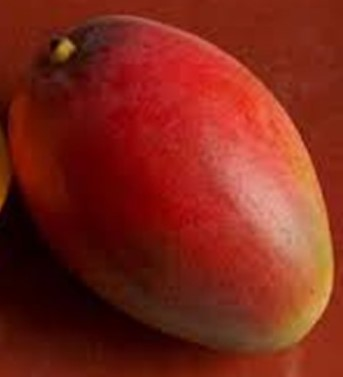
#> input picture dataset/test/1.jpg, 343 x 377 px; its folder holds only this picture in this run
$ jupyter execute --allow-errors testing_trained_model.ipynb   (older library calls are emulated)
#> lines starting #> are read from the running program, lines starting #| are printed output that depends on the picture
[cell 1]
import pickle
import cv2
from sklearn import svm
from scipy.cluster.vq import kmeans, vq
import numpy as np
import pandas as pd
import glob
from skimage.filters import threshold_yen
from skimage.exposure import rescale_intensity
from scipy.stats import skew
from itertools import chain
from skimage.feature import greycomatrix, greycoprops
from sklearn.preprocessing import scale
from sklearn.model_selection import GridSearchCV
from sklearn.model_selection import train_test_split
from sklearn.decomposition import PCA
import matplotlib.pyplot as plt
from sklearn.preprocessing import StandardScaler as sc

[cell 2]
sift = cv2.SIFT_create()
# load the model from disk
filename = 'frut_recognation_model.sav'
#> (the rest of this cell did not finish here and is left out)

[cell 3]
def get_all_glcm_features(gray_scale_img):
    """
    Given a grayscale image with graylevels from 0 - 255, this function returns the contrast
    and the homogeneity features of the image with the help of GLCM
    """
    # Tip: Make sure you understand the input-output of everything you write,
    # not doing that results in bugs that make you believe the lab is long

    #size of co-occ matrix = number of gray levels
    image_array = np.array(gray_scale_img)
    #print('first pixel= ', image_array[0][0])
    coocurrence_matrix = greycomatrix(image_array, [1], [0])
    contrast = greycoprops(coocurrence_matrix, 'contrast')
    homogeneity = greycoprops(coocurrence_matrix, 'homogeneity')
    #mean = greycoprops(coocurrence_matrix, 'mean')
    energy = greycoprops(coocurrence_matrix, 'energy')
    #entropy = greycoprops(coocurrence_matrix, 'entropy')
    #variance = greycoprops(coocurrence_matrix, 'variance')
    correlation = greycoprops(coocurrence_matrix, 'correlation')
    return contrast, homogeneity, energy, correlation

[cell 4]
Test_des_list=[]
Test_hue_arr=[]
Test_data='dataset\\test\\*.jpg'
'''
Apple_training_data='dataset\\Apples\\Test\\*.jpg'
Orange_training_data='dataset\\Oranges\\Test\\*.jpg'
Mango_training_data='dataset\\Mangoes\\Test\\*.jpg'
'''
for file in glob.glob(Test_data):
    img = cv2.imread(file)
#> img is the input picture: shape (377, 343, 3); mean B, G, R 25.7, 38.7, 126.3
    img = cv2.cvtColor(img, cv2.COLOR_BGR2HSV)
#> img: shape (377, 343, 3); mean H, S, V 22.1, 214, 126.3
    img_gray = cv2.cvtColor(img, cv2.COLOR_BGR2GRAY)
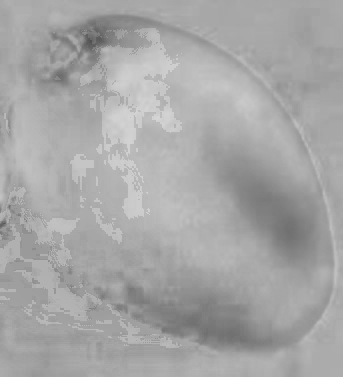
#> img_gray: shape (377, 343); min 81, max 214, mean 165.9
    contrast, homogeneity, energy, correlation= get_all_glcm_features((img_gray * 255).astype(np.uint8))
#> in get_all_glcm_features, `image_array = np.array(gray_scale_img)`:
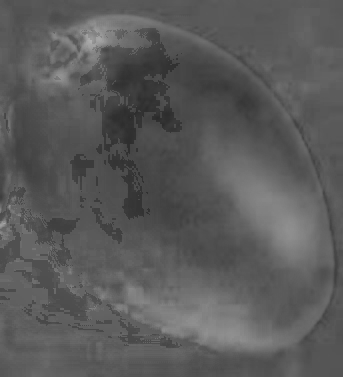
#> image_array: shape (377, 343); min 42, max 175, mean 90.1
#> in get_all_glcm_features, `contrast = greycoprops(coocurrence_matrix, 'contrast')`: contrast = [14.42]
#> in get_all_glcm_features, `homogeneity = greycoprops(coocurrence_matrix, 'homogeneity')`: homogeneity = [0.625]
#> in get_all_glcm_features, `energy = greycoprops(coocurrence_matrix, 'energy')`: energy = [0.0773]
#> in get_all_glcm_features, `correlation = greycoprops(coocurrence_matrix, 'correlation')`: correlation = [0.975]
#> contrast = [14.42]; homogeneity = [0.625]; energy = [0.0773]; correlation = [0.975]
    kpts, des = sift.detectAndCompute(img_gray,None)
#> kpts = 45 keypoints; strongest (x, y, size): (96, 36, 24.7), (9, 206, 2.1), (61, 77, 10.6), (215, 321, 42.3)
    if len(kpts) < 1:
        no_kpts = np.zeros((1, sift.descriptorSize()), np.float32)
        Test_des_list.append((file, no_kpts))
    else:
        Test_des_list.append((file, des))
    h,s,v=cv2.split(img)
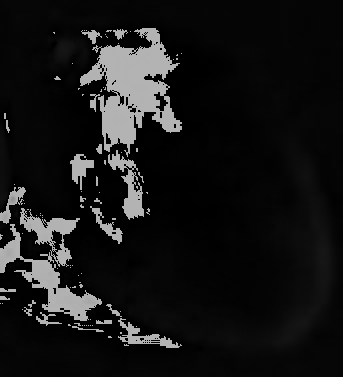
#> h: shape (377, 343); min 0, max 179, mean 22.1
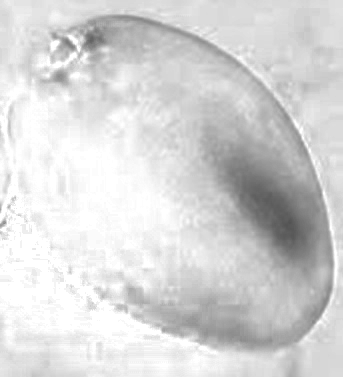
#> s: shape (377, 343); min 83, max 255, mean 214
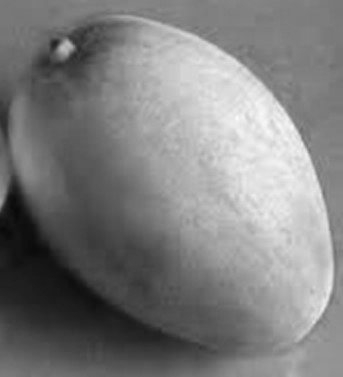
#> v: shape (377, 343); min 8, max 249, mean 126.3
    hue_mean=np.mean(h)  #calculate the mean of hue channel of each image
#> hue_mean = 22.14
    hue_var=np.var(h)
#> hue_var = 2788.7
    flatten_h = list(np.concatenate(h).flat)
#> flatten_h = 129311 items
    hue_skewness=skew(flatten_h)
#> hue_skewness = 2.61
    image_hue_info=[]
    image_hue_info.append(hue_mean)
    image_hue_info.append(hue_var)
    image_hue_info.append(hue_skewness)
    #######################################################################
    image_hue_info.append(contrast[0][0])
    image_hue_info.append(homogeneity[0][0])
    image_hue_info.append(energy[0][0])
    image_hue_info.append(correlation[0][0])
    #########################################################################
    Test_hue_arr.append(image_hue_info)


    # Stack all the descriptors vertically in a numpy array
descriptors = Test_des_list[0][1]
for file, descriptor in Test_des_list[1:]:
    descriptors = np.vstack((descriptors, descriptor))
#> this loop made 0 passes


#kmeans works only on float, so convert integers to float
descriptors_float = descriptors.astype(float)

k = 60  #k means awal 60 clusters
#> (the rest of this cell did not finish here and is left out)

$ run again, on dataset/test/91zGEFngskL._SL1500_.jpg
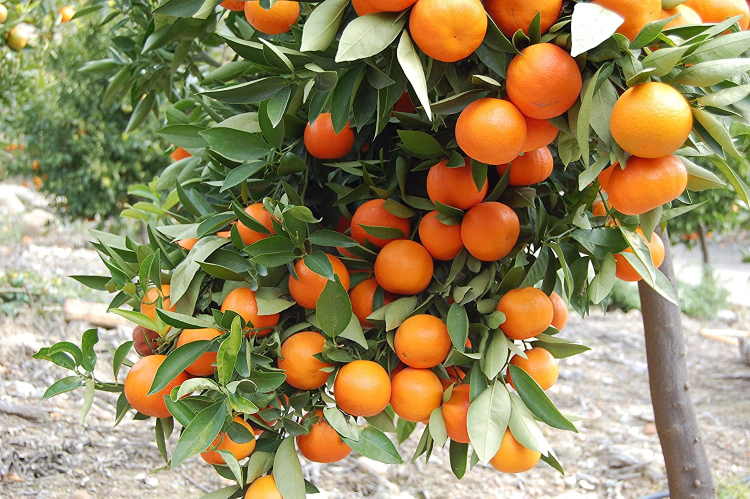
#> input picture dataset/test/91zGEFngskL._SL1500_.jpg, 1500 x 997 px (shown at 1/2 size)
#> img is the input picture: shape (997, 1500, 3); mean B, G, R 96.5, 137.2, 150.6
#> img: shape (997, 1500, 3); mean H, S, V 34.8, 107.6, 159.1
#> in get_all_glcm_features, `contrast = greycoprops(coocurrence_matrix, 'contrast')`: contrast = [90.36]
#> in get_all_glcm_features, `homogeneity = greycoprops(coocurrence_matrix, 'homogeneity')`: homogeneity = [0.363]
#> in get_all_glcm_features, `energy = greycoprops(coocurrence_matrix, 'energy')`: energy = [0.031]
#> in get_all_glcm_features, `correlation = greycoprops(coocurrence_matrix, 'correlation')`: correlation = [0.977]
#> `contrast, homogeneity, energy, correlation= get_all_glcm_features((img..`: contrast = [90.36]; homogeneity = [0.363]; energy = [0.031]; correlation = [0.977]
#> kpts = 5699 keypoints; strongest (x, y, size): (657, 282, 53.8), (1027, 914, 48), (645, 890, 51.4), (1140, 64, 1.9)
#> `h,s,v=cv2.split(img)`:
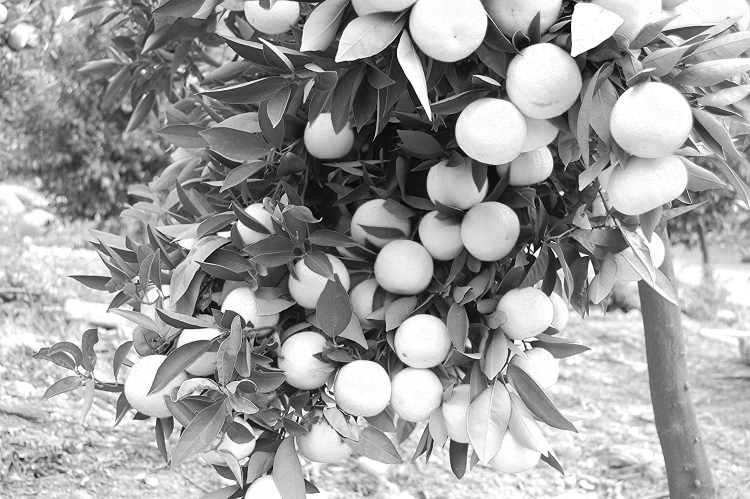
#> v: shape (997, 1500) (shown at 1/2 size); min 0, max 255, mean 159.1
#> hue_mean = 34.78
#> hue_var = 759.5
#> flatten_h = 1495500 items
#> hue_skewness = 2.76
#> `voc, variance = kmeans(descriptors_float, k, 1)`:
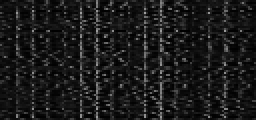
#> voc: shape (60, 128) float64 (shown 2 times larger); min 0.172, max 159, mean 26.6
#> variance = 288.9
#> the loop `for i in range(len(Test_hue_arr)):` made 1 pass
#> Test_all_features = 1 item
#> (printed output is left out)

$ run again, on dataset/test/Bath-apples-in-small-sack-1296x728-header-800x728.jpg
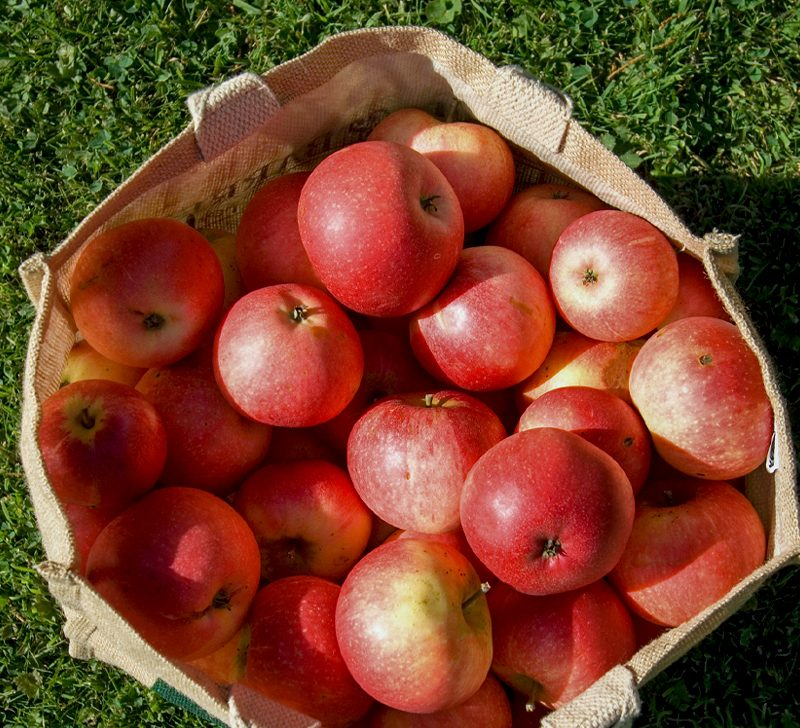
#> input picture dataset/test/Bath-apples-in-small-sack-1296x728-header-800x728.jpg, 800 x 728 px
#> img is the input picture: shape (728, 800, 3); mean B, G, R 44.3, 68.3, 122.8
#> img: shape (728, 800, 3); mean H, S, V 25.4, 184.3, 127.5
#> in get_all_glcm_features, `contrast = greycoprops(coocurrence_matrix, 'contrast')`: contrast = [262.6]
#> in get_all_glcm_features, `homogeneity = greycoprops(coocurrence_matrix, 'homogeneity')`: homogeneity = [0.307]
#> in get_all_glcm_features, `energy = greycoprops(coocurrence_matrix, 'energy')`: energy = [0.0278]
#> in get_all_glcm_features, `correlation = greycoprops(coocurrence_matrix, 'correlation')`: correlation = [0.88]
#> `contrast, homogeneity, energy, correlation= get_all_glcm_features((img..`: contrast = [262.6]; homogeneity = [0.307]; energy = [0.0278]; correlation = [0.88]
#> kpts = 5958 keypoints; strongest (x, y, size): (757, 658, 1.9), (733, 654, 2.2), (710, 649, 2.1), (743, 670, 1.8)
#> `h,s,v=cv2.split(img)`:
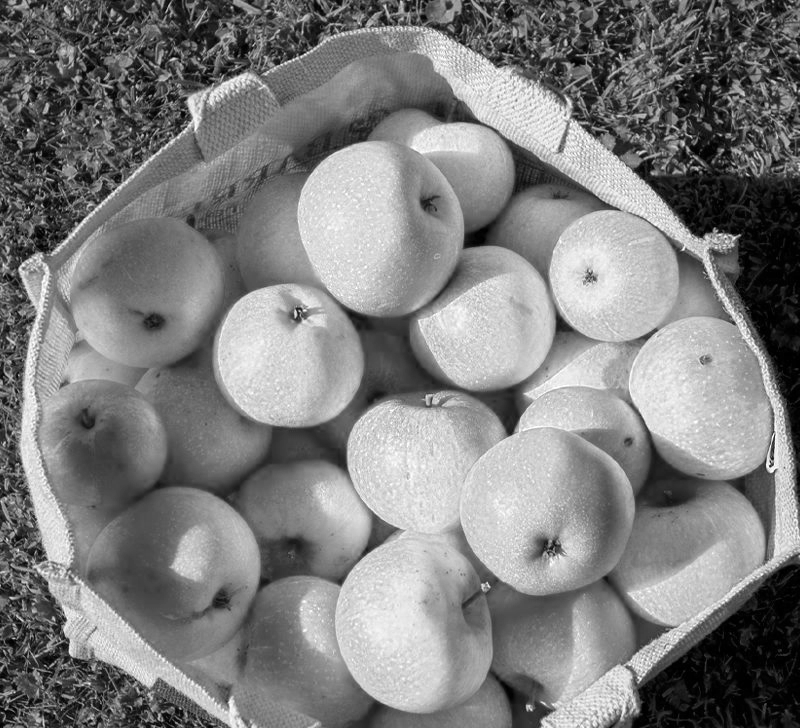
#> v: shape (728, 800); min 0, max 255, mean 127.5
#> hue_mean = 25.36
#> hue_var = 1481.6
#> flatten_h = 582400 items
#> hue_skewness = 2.86
#> `voc, variance = kmeans(descriptors_float, k, 1)`:
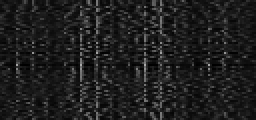
#> voc: shape (60, 128) float64 (shown 2 times larger); min 0.587, max 171, mean 30.5
#> variance = 292.7
#> the loop `for i in range(len(Test_hue_arr)):` made 1 pass
#> Test_all_features = 1 item
#> (printed output is left out)

$ run again, on dataset/test/Hapus_Mango.jpg
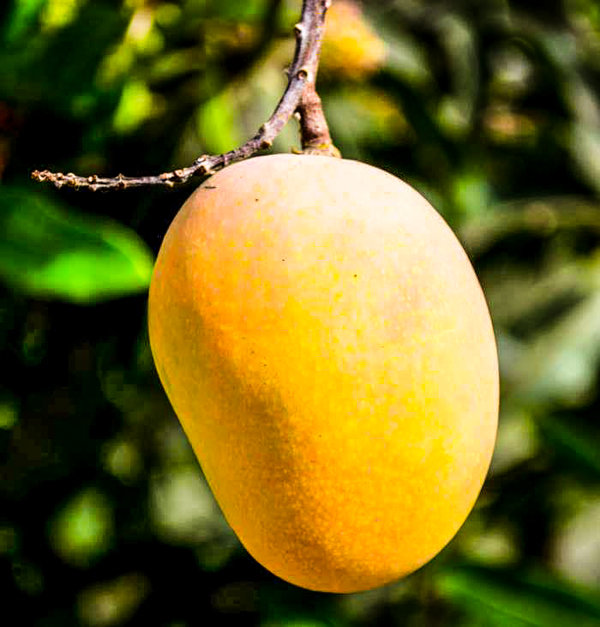
#> input picture dataset/test/Hapus_Mango.jpg, 600 x 627 px
#> img is the input picture: shape (627, 600, 3); mean B, G, R 34.2, 103.3, 112.3
#> img: shape (627, 600, 3); mean H, S, V 32.1, 190.4, 121.1
#> in get_all_glcm_features, `contrast = greycoprops(coocurrence_matrix, 'contrast')`: contrast = [220.5]
#> in get_all_glcm_features, `homogeneity = greycoprops(coocurrence_matrix, 'homogeneity')`: homogeneity = [0.465]
#> in get_all_glcm_features, `energy = greycoprops(coocurrence_matrix, 'energy')`: energy = [0.0762]
#> in get_all_glcm_features, `correlation = greycoprops(coocurrence_matrix, 'correlation')`: correlation = [0.94]
#> `contrast, homogeneity, energy, correlation= get_all_glcm_features((img..`: contrast = [220.5]; homogeneity = [0.465]; energy = [0.0762]; correlation = [0.94]
#> kpts = 1040 keypoints; strongest (x, y, size): (54, 313, 2), (537, 518, 1.9), (81, 585, 1.9), (444, 84, 5.8)
#> `h,s,v=cv2.split(img)`:
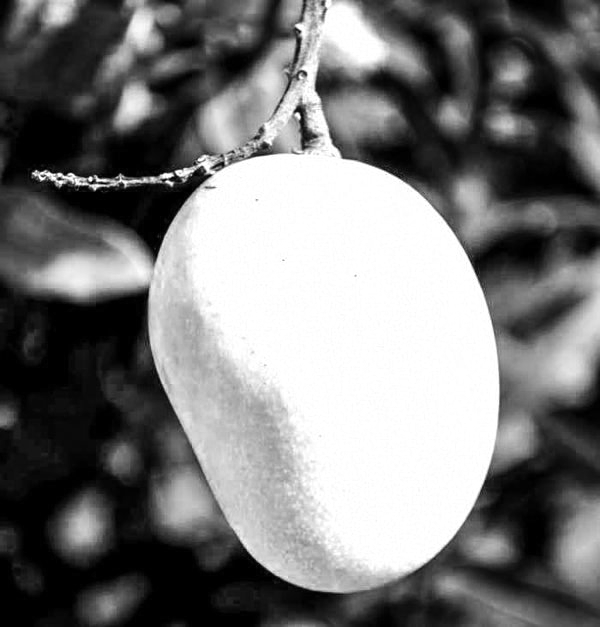
#> v: shape (627, 600); min 0, max 255, mean 121.1
#> hue_mean = 32.13
#> hue_var = 385.1
#> flatten_h = 376200 items
#> hue_skewness = 2.13
#> `voc, variance = kmeans(descriptors_float, k, 1)`:
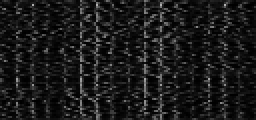
#> voc: shape (60, 128) float64 (shown 2 times larger); min 0, max 177.8, mean 26.2
#> variance = 279
#> the loop `for i in range(len(Test_hue_arr)):` made 1 pass
#> Test_all_features = 1 item
#> (printed output is left out)
